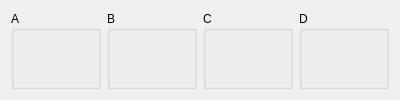
        <widget class="QFrame" name="frame_3">
         <property name="sizePolicy">
          <sizepolicy hsizetype="Expanding" vsizetype="Expanding">
           <horstretch>0</horstretch>
           <verstretch>0</verstretch>
          </sizepolicy>
         </property>
         <property name="frameShadow">
          <enum>QFrame::Shadow::Raised</enum>
         </property>
         <layout class="QHBoxLayout" name="horizontalLayout_3">
          <item>
           <widget class="QGroupBox" name="groupA">
            <property name="sizePolicy">
             <sizepolicy hsizetype="Expanding" vsizetype="Expanding">
              <horstretch>0</horstretch>
              <verstretch>0</verstretch>
             </sizepolicy>
            </property>
            <property name="minimumSize">
             <size>
              <width>90</width>
              <height>69</height>
             </size>
            </property>
            <property name="title">
             <string>A</string>
            </property>
            <layout class="QVBoxLayout" name="verticalLayout_11">
             <item>
              <widget class="QLabel" name="labelValueA">
               <property name="text">
                <string/>
               </property>
              </widget>
             </item>
            </layout>
           </widget>
          </item>
          <item>
           <widget class="QGroupBox" name="groupB">
            <property name="sizePolicy">
             <sizepolicy hsizetype="Expanding" vsizetype="Expanding">
              <horstretch>0</horstretch>
              <verstretch>0</verstretch>
             </sizepolicy>
            </property>
            <property name="minimumSize">
             <size>
              <width>90</width>
              <height>68</height>
             </size>
            </property>
            <property name="title">
             <string>B</string>
            </property>
            <layout class="QVBoxLayout" name="verticalLayout_10">
             <item>
              <widget class="QLabel" name="labelValueB">
               <property name="text">
                <string/>
               </property>
              </widget>
             </item>
            </layout>
           </widget>
          </item>
          <item>
           <widget class="QGroupBox" name="groupC">
            <property name="sizePolicy">
             <sizepolicy hsizetype="Expanding" vsizetype="Expanding">
              <horstretch>0</horstretch>
              <verstretch>0</verstretch>
             </sizepolicy>
            </property>
            <property name="minimumSize">
             <size>
              <width>90</width>
              <height>68</height>
             </size>
            </property>
            <property name="title">
             <string>C</string>
            </property>
            <layout class="QVBoxLayout" name="verticalLayout_9">
             <item>
              <widget class="QLabel" name="labelValueC">
               <property name="text">
                <string/>
               </property>
              </widget>
             </item>
            </layout>
           </widget>
          </item>
          <item>
           <widget class="QGroupBox" name="groupD">
            <property name="sizePolicy">
             <sizepolicy hsizetype="Expanding" vsizetype="Expanding">
              <horstretch>0</horstretch>
              <verstretch>0</verstretch>
             </sizepolicy>
            </property>
            <property name="minimumSize">
             <size>
              <width>90</width>
              <height>68</height>
             </size>
            </property>
            <property name="title">
             <string>D</string>
            </property>
            <layout class="QVBoxLayout" name="verticalLayout_6">
             <item>
              <widget class="QLabel" name="labelValueD">
               <property name="text">
                <string/>
               </property>
              </widget>
             </item>
            </layout>
           </widget>
          </item>
         </layout>
        </widget>
